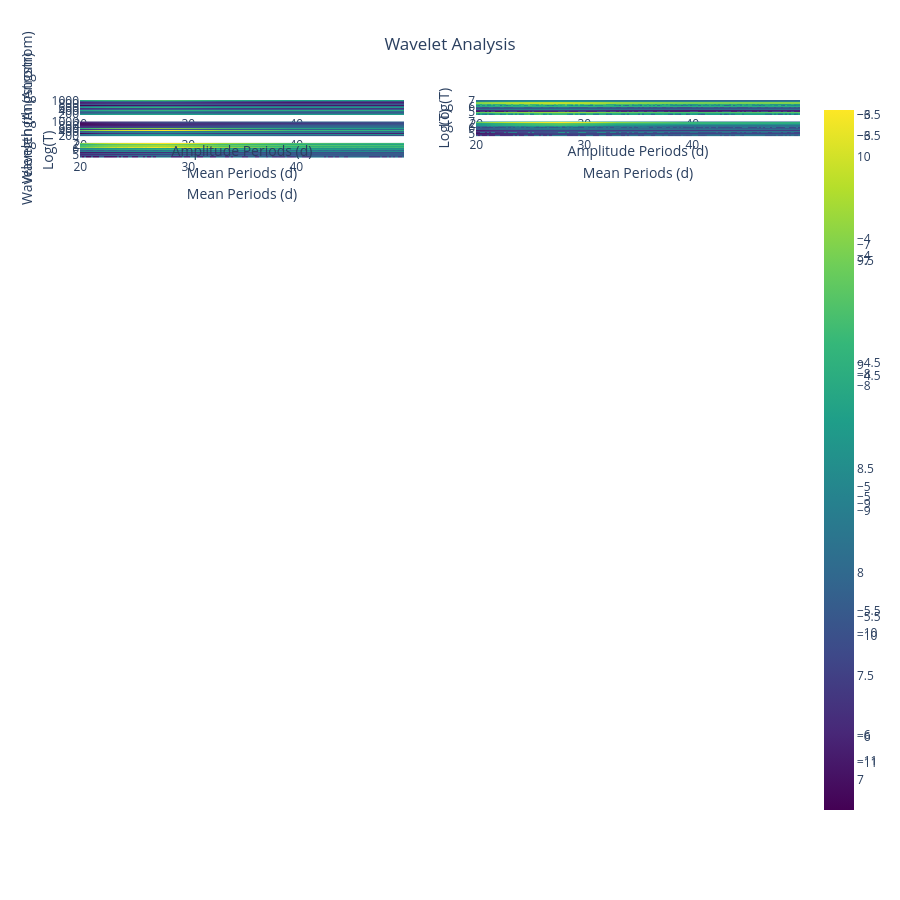

Source (notebook cell):
### Code cell
# This code's colorbar is not identical for each subplot
fig = make_subplots(rows=34, cols=2)#,shared_xaxes='columns', shared_yaxes='columns')
color_scale = 'thermal'


# Add scatter plot   Row 1 Column 1 
x=df.loc[0,'doppler_period']      # uniform spacing
y=df['Accurate Wavelength'].values
z=np.log10(np.vstack(df['amplitude_global_ws'].values))

# Select corresponding elements from x and z using boolean indexing
mask = (20 < x)&(x < 50 )
x = x[mask]
z = z[:,mask]

xi, yi, zi=interpolate_to_uniform_grid(x,y,z,scale_factor_x=1,scale_factor_y=1)

fig.add_trace(
    go.Heatmap(
        z=z, x=x, y=y, colorscale='Viridis'
    ),
    row=1, col=1
)

fig.update_xaxes(title_text="Amplitude Periods (d)", row=1, col=1)
fig.update_yaxes(title_text="Wavelength (Angstrom)", row=1, col=1)

# Add scatter plot   Row 1 Column 2
x=df.loc[0,'doppler_period']
y=df['Temperature'].values
z=np.log10(np.vstack(df['amplitude_global_ws'].values))

# Select corresponding elements from x and z using boolean indexing
mask = (20 < x)&(x < 50 )
x = x[mask]
z = z[:,mask]

xi, yi, zi=interpolate_to_uniform_grid(x,y,z,scale_factor_x=1,scale_factor_y=4)

fig.add_trace(
    go.Heatmap(
            z=zi, x=xi[0], y=yi[:,0], colorscale='Viridis'
    ),
    row=1, col=2
)

fig.update_xaxes(title_text="Amplitude Periods (d)", row=1, col=2)
fig.update_yaxes(title_text="Log(T)", row=1, col=2)




# Add scatter plot    Row   2  Column 1
x=df.loc[0,'doppler_period']
y=df['Accurate Wavelength'].values
z=np.log10(np.vstack(df['mean_global_ws'].values))

# Select corresponding elements from x and z using boolean indexing
mask = (20 < x)&(x < 50 )
x = x[mask]
z = z[:,mask]

xi, yi, zi=interpolate_to_uniform_grid(x,y,z,scale_factor_x=1,scale_factor_y=1)

fig.add_trace(
    go.Heatmap(
            z=zi, x=xi[0], y=yi[:,0], colorscale='Viridis'
    ),
    row=2, col=1
)

fig.update_xaxes(title_text="Mean Periods (d)", row=2, col=1)
fig.update_yaxes(title_text="Wavelength (Angstrom)", row=2, col=1)

# Add scatter plot    Row   2  Column 2
x=df.loc[0,'doppler_period']
y=df['Temperature'].values
z=np.log10(np.vstack(df['mean_global_ws'].values))

# Select corresponding elements from x and z using boolean indexing
mask = (20 < x)&(x < 50 )
x = x[mask]
z = z[:,mask]

xi, yi, zi=interpolate_to_uniform_grid(x,y,z,scale_factor_x=1,scale_factor_y=4)

fig.add_trace(
    go.Heatmap(
                z=zi, x=xi[0], y=yi[:,0], colorscale='Viridis'
    ),
    row=2, col=2
)

fig.update_xaxes(title_text="Mean Periods (d)", row=2, col=2)
fig.update_yaxes(title_text="Log(T)", row=2, col=2)



# Add scatter plot    Row   3  Column 1
x=df.loc[0,'doppler_period']
y=df['Temperature'].values
z=np.log10(np.vstack(df['doppler_global_ws'].values))

# Select corresponding elements from x and z using boolean indexing
mask = (20 < x)&(x < 50 )
x = x[mask]
z = z[:,mask]

xi, yi, zi=interpolate_to_uniform_grid(x,y,z,scale_factor_x=1,scale_factor_y=4)

fig.add_trace(
    go.Heatmap(
                z=zi, x=xi[0], y=yi[:,0], colorscale='Viridis'
    ),
    row=3, col=1
)

fig.update_xaxes(title_text="Mean Periods (d)", row=3, col=1)
fig.update_yaxes(title_text="Log(T)", row=3, col=1)




fig.update_layout(
    title_text="Wavelet Analysis",
    title_x=0.5,
    # autosize=False,
    width=900,
    height=900,
)
# # set x axis lim
# for row in [1,2,3]:
#     for col in [1,2]:
#         fig.update_xaxes(range=[0, 300], row=row, col=col)
# fig.write_html('output\wavelet_explore\\2d\combined_wavelet_power.html')
# fig.show()


# How to sychronize the x and y axis in the subplots, so that when zoom in one plot, the other plot will also zoom in

### Figure 1 — Plotly figure (JSON) as saved in the notebook; plotly's stock layout.template omitted (floating-point values rounded to 4 significant figures; data arrays with more than 128 entries replaced by an {"elided": "..."} marker saying what was removed)
{"data": [{"colorscale": [[0, "#440154"], [0.1111, "#482878"], [0.2222, "#3e4989"], [0.3333, "#31688e"], [0.4444, "#26828e"], [0.5556, "#1f9e89"], [0.6667, "#35b779"], [0.7778, "#6ece58"], [0.8889, "#b5de2b"], [1, "#fde725"]], "type": "heatmap", "x": {"elided": "150 float values"}, "xaxis": "x", "y": [148.4, 150.1, 152.2, 154.3, 171.1, 174.5, 177.2, 180.4, 182.2, 184.5, 186.9, 188.3, 195.1, 211.3, 217.1, 264.8, 272.1, 274.2, 284.2, 296.1, 303.8, 335.4, 356.0, 368.1, 465.2, 499.4, 554.5, 584.3, 609.8, 624.9, 629.7, 765.2, 770.4, 780.4, 790.1, 933.4, 949.7, 972.5, 977.0, 1026.0, 1032.0], "yaxis": "y", "z": {"elided": "41x150 float values"}}, {"colorscale": [[0, "#440154"], [0.1111, "#482878"], [0.2222, "#3e4989"], [0.3333, "#31688e"], [0.4444, "#26828e"], [0.5556, "#1f9e89"], [0.6667, "#35b779"], [0.7778, "#6ece58"], [0.8889, "#b5de2b"], [1, "#fde725"]], "type": "heatmap", "x": {"elided": "150 float values"}, "xaxis": "x2", "y": {"elided": "164 float values"}, "yaxis": "y2", "z": {"elided": "164x150 float values"}}, {"colorscale": [[0, "#440154"], [0.1111, "#482878"], [0.2222, "#3e4989"], [0.3333, "#31688e"], [0.4444, "#26828e"], [0.5556, "#1f9e89"], [0.6667, "#35b779"], [0.7778, "#6ece58"], [0.8889, "#b5de2b"], [1, "#fde725"]], "type": "heatmap", "x": {"elided": "150 float values"}, "xaxis": "x3", "y": [148.4, 170.5, 192.6, 214.6, 236.7, 258.8, 280.9, 303.0, 325.1, 347.2, 369.3, 391.3, 413.4, 435.5, 457.6, 479.7, 501.8, 523.9, 546.0, 568.1, 590.1, 612.2, 634.3, 656.4, 678.5, 700.6, 722.7, 744.8, 766.9, 788.9, 811.0, 833.1, 855.2, 877.3, 899.4, 921.5, 943.6, 965.6, 987.7, 1010.0, 1032.0], "yaxis": "y3", "z": {"elided": "41x150 float values"}}, {"colorscale": [[0, "#440154"], [0.1111, "#482878"], [0.2222, "#3e4989"], [0.3333, "#31688e"], [0.4444, "#26828e"], [0.5556, "#1f9e89"], [0.6667, "#35b779"], [0.7778, "#6ece58"], [0.8889, "#b5de2b"], [1, "#fde725"]], "type": "heatmap", "x": {"elided": "150 float values"}, "xaxis": "x4", "y": {"elided": "164 float values"}, "yaxis": "y4", "z": {"elided": "164x150 float values"}}, {"colorscale": [[0, "#440154"], [0.1111, "#482878"], [0.2222, "#3e4989"], [0.3333, "#31688e"], [0.4444, "#26828e"], [0.5556, "#1f9e89"], [0.6667, "#35b779"], [0.7778, "#6ece58"], [0.8889, "#b5de2b"], [1, "#fde725"]], "type": "heatmap", "x": {"elided": "150 float values"}, "xaxis": "x5", "y": {"elided": "164 float values"}, "yaxis": "y5", "z": {"elided": "164x150 float values"}}], "layout": {"height": 900, "title": {"text": "Wavelet Analysis", "x": 0.5}, "width": 900, "xaxis": {"anchor": "y", "domain": [0, 0.45], "title": {"text": "Amplitude Periods (d)"}}, "xaxis10": {"anchor": "y10", "domain": [0.55, 1]}, "xaxis11": {"anchor": "y11", "domain": [0, 0.45]}, "xaxis12": {"anchor": "y12", "domain": [0.55, 1]}, "xaxis13": {"anchor": "y13", "domain": [0, 0.45]}, "xaxis14": {"anchor": "y14", "domain": [0.55, 1]}, "xaxis15": {"anchor": "y15", "domain": [0, 0.45]}, "xaxis16": {"anchor": "y16", "domain": [0.55, 1]}, "xaxis17": {"anchor": "y17", "domain": [0, 0.45]}, "xaxis18": {"anchor": "y18", "domain": [0.55, 1]}, "xaxis19": {"anchor": "y19", "domain": [0, 0.45]}, "xaxis2": {"anchor": "y2", "domain": [0.55, 1], "title": {"text": "Amplitude Periods (d)"}}, "xaxis20": {"anchor": "y20", "domain": [0.55, 1]}, "xaxis21": {"anchor": "y21", "domain": [0, 0.45]}, "xaxis22": {"anchor": "y22", "domain": [0.55, 1]}, "xaxis23": {"anchor": "y23", "domain": [0, 0.45]}, "xaxis24": {"anchor": "y24", "domain": [0.55, 1]}, "xaxis25": {"anchor": "y25", "domain": [0, 0.45]}, "xaxis26": {"anchor": "y26", "domain": [0.55, 1]}, "xaxis27": {"anchor": "y27", "domain": [0, 0.45]}, "xaxis28": {"anchor": "y28", "domain": [0.55, 1]}, "xaxis29": {"anchor": "y29", "domain": [0, 0.45]}, "xaxis3": {"anchor": "y3", "domain": [0, 0.45], "title": {"text": "Mean Periods (d)"}}, "xaxis30": {"anchor": "y30", "domain": [0.55, 1]}, "xaxis31": {"anchor": "y31", "domain": [0, 0.45]}, "xaxis32": {"anchor": "y32", "domain": [0.55, 1]}, "xaxis33": {"anchor": "y33", "domain": [0, 0.45]}, "xaxis34": {"anchor": "y34", "domain": [0.55, 1]}, "xaxis35": {"anchor": "y35", "domain": [0, 0.45]}, "xaxis36": {"anchor": "y36", "domain": [0.55, 1]}, "xaxis37": {"anchor": "y37", "domain": [0, 0.45]}, "xaxis38": {"anchor": "y38", "domain": [0.55, 1]}, "xaxis39": {"anchor": "y39", "domain": [0, 0.45]}, "xaxis4": {"anchor": "y4", "domain": [0.55, 1], "title": {"text": "Mean Periods (d)"}}, "xaxis40": {"anchor": "y40", "domain": [0.55, 1]}, "xaxis41": {"anchor": "y41", "domain": [0, 0.45]}, "xaxis42": {"anchor": "y42", "domain": [0.55, 1]}, "xaxis43": {"anchor": "y43", "domain": [0, 0.45]}, "xaxis44": {"anchor": "y44", "domain": [0.55, 1]}, "xaxis45": {"anchor": "y45", "domain": [0, 0.45]}, "xaxis46": {"anchor": "y46", "domain": [0.55, 1]}, "xaxis47": {"anchor": "y47", "domain": [0, 0.45]}, "xaxis48": {"anchor": "y48", "domain": [0.55, 1]}, "xaxis49": {"anchor": "y49", "domain": [0, 0.45]}, "xaxis5": {"anchor": "y5", "domain": [0, 0.45], "title": {"text": "Mean Periods (d)"}}, "xaxis50": {"anchor": "y50", "domain": [0.55, 1]}, "xaxis51": {"anchor": "y51", "domain": [0, 0.45]}, "xaxis52": {"anchor": "y52", "domain": [0.55, 1]}, "xaxis53": {"anchor": "y53", "domain": [0, 0.45]}, "xaxis54": {"anchor": "y54", "domain": [0.55, 1]}, "xaxis55": {"anchor": "y55", "domain": [0, 0.45]}, "xaxis56": {"anchor": "y56", "domain": [0.55, 1]}, "xaxis57": {"anchor": "y57", "domain": [0, 0.45]}, "xaxis58": {"anchor": "y58", "domain": [0.55, 1]}, "xaxis59": {"anchor": "y59", "domain": [0, 0.45]}, "xaxis6": {"anchor": "y6", "domain": [0.55, 1]}, "xaxis60": {"anchor": "y60", "domain": [0.55, 1]}, "xaxis61": {"anchor": "y61", "domain": [0, 0.45]}, "xaxis62": {"anchor": "y62", "domain": [0.55, 1]}, "xaxis63": {"anchor": "y63", "domain": [0, 0.45]}, "xaxis64": {"anchor": "y64", "domain": [0.55, 1]}, "xaxis65": {"anchor": "y65", "domain": [0, 0.45]}, "xaxis66": {"anchor": "y66", "domain": [0.55, 1]}, "xaxis67": {"anchor": "y67", "domain": [0, 0.45]}, "xaxis68": {"anchor": "y68", "domain": [0.55, 1]}, "xaxis7": {"anchor": "y7", "domain": [0, 0.45]}, "xaxis8": {"anchor": "y8", "domain": [0.55, 1]}, "xaxis9": {"anchor": "y9", "domain": [0, 0.45]}, "yaxis": {"anchor": "x", "domain": [0.9792, 1.0], "title": {"text": "Wavelength (Angstrom)"}}, "yaxis10": {"anchor": "x10", "domain": [0.8605, 0.8813]}, "yaxis11": {"anchor": "x11", "domain": [0.8308, 0.8516]}, "yaxis12": {"anchor": "x12", "domain": [0.8308, 0.8516]}, "yaxis13": {"anchor": "x13", "domain": [0.8011, 0.822]}, "yaxis14": {"anchor": "x14", "domain": [0.8011, 0.822]}, "yaxis15": {"anchor": "x15", "domain": [0.7715, 0.7923]}, "yaxis16": {"anchor": "x16", "domain": [0.7715, 0.7923]}, "yaxis17": {"anchor": "x17", "domain": [0.7418, 0.7626]}, "yaxis18": {"anchor": "x18", "domain": [0.7418, 0.7626]}, "yaxis19": {"anchor": "x19", "domain": [0.7121, 0.733]}, "yaxis2": {"anchor": "x2", "domain": [0.9792, 1.0], "title": {"text": "Log(T)"}}, "yaxis20": {"anchor": "x20", "domain": [0.7121, 0.733]}, "yaxis21": {"anchor": "x21", "domain": [0.6824, 0.7033]}, "yaxis22": {"anchor": "x22", "domain": [0.6824, 0.7033]}, "yaxis23": {"anchor": "x23", "domain": [0.6528, 0.6736]}, "yaxis24": {"anchor": "x24", "domain": [0.6528, 0.6736]}, "yaxis25": {"anchor": "x25", "domain": [0.6231, 0.6439]}, "yaxis26": {"anchor": "x26", "domain": [0.6231, 0.6439]}, "yaxis27": {"anchor": "x27", "domain": [0.5934, 0.6143]}, "yaxis28": {"anchor": "x28", "domain": [0.5934, 0.6143]}, "yaxis29": {"anchor": "x29", "domain": [0.5638, 0.5846]}, "yaxis3": {"anchor": "x3", "domain": [0.9495, 0.9703], "title": {"text": "Wavelength (Angstrom)"}}, "yaxis30": {"anchor": "x30", "domain": [0.5638, 0.5846]}, "yaxis31": {"anchor": "x31", "domain": [0.5341, 0.5549]}, "yaxis32": {"anchor": "x32", "domain": [0.5341, 0.5549]}, "yaxis33": {"anchor": "x33", "domain": [0.5044, 0.5253]}, "yaxis34": {"anchor": "x34", "domain": [0.5044, 0.5253]}, "yaxis35": {"anchor": "x35", "domain": [0.4747, 0.4956]}, "yaxis36": {"anchor": "x36", "domain": [0.4747, 0.4956]}, "yaxis37": {"anchor": "x37", "domain": [0.4451, 0.4659]}, "yaxis38": {"anchor": "x38", "domain": [0.4451, 0.4659]}, "yaxis39": {"anchor": "x39", "domain": [0.4154, 0.4362]}, "yaxis4": {"anchor": "x4", "domain": [0.9495, 0.9703], "title": {"text": "Log(T)"}}, "yaxis40": {"anchor": "x40", "domain": [0.4154, 0.4362]}, "yaxis41": {"anchor": "x41", "domain": [0.3857, 0.4066]}, "yaxis42": {"anchor": "x42", "domain": [0.3857, 0.4066]}, "yaxis43": {"anchor": "x43", "domain": [0.3561, 0.3769]}, "yaxis44": {"anchor": "x44", "domain": [0.3561, 0.3769]}, "yaxis45": {"anchor": "x45", "domain": [0.3264, 0.3472]}, "yaxis46": {"anchor": "x46", "domain": [0.3264, 0.3472]}, "yaxis47": {"anchor": "x47", "domain": [0.2967, 0.3176]}, "yaxis48": {"anchor": "x48", "domain": [0.2967, 0.3176]}, "yaxis49": {"anchor": "x49", "domain": [0.267, 0.2879]}, "yaxis5": {"anchor": "x5", "domain": [0.9198, 0.9407], "title": {"text": "Log(T)"}}, "yaxis50": {"anchor": "x50", "domain": [0.267, 0.2879]}, "yaxis51": {"anchor": "x51", "domain": [0.2374, 0.2582]}, "yaxis52": {"anchor": "x52", "domain": [0.2374, 0.2582]}, "yaxis53": {"anchor": "x53", "domain": [0.2077, 0.2285]}, "yaxis54": {"anchor": "x54", "domain": [0.2077, 0.2285]}, "yaxis55": {"anchor": "x55", "domain": [0.178, 0.1989]}, "yaxis56": {"anchor": "x56", "domain": [0.178, 0.1989]}, "yaxis57": {"anchor": "x57", "domain": [0.1484, 0.1692]}, "yaxis58": {"anchor": "x58", "domain": [0.1484, 0.1692]}, "yaxis59": {"anchor": "x59", "domain": [0.1187, 0.1395]}, "yaxis6": {"anchor": "x6", "domain": [0.9198, 0.9407]}, "yaxis60": {"anchor": "x60", "domain": [0.1187, 0.1395]}, "yaxis61": {"anchor": "x61", "domain": [0.08901, 0.1099]}, "yaxis62": {"anchor": "x62", "domain": [0.08901, 0.1099]}, "yaxis63": {"anchor": "x63", "domain": [0.05934, 0.08019]}, "yaxis64": {"anchor": "x64", "domain": [0.05934, 0.08019]}, "yaxis65": {"anchor": "x65", "domain": [0.02967, 0.05052]}, "yaxis66": {"anchor": "x66", "domain": [0.02967, 0.05052]}, "yaxis67": {"anchor": "x67", "domain": [0, 0.02085]}, "yaxis68": {"anchor": "x68", "domain": [0, 0.02085]}, "yaxis7": {"anchor": "x7", "domain": [0.8901, 0.911]}, "yaxis8": {"anchor": "x8", "domain": [0.8901, 0.911]}, "yaxis9": {"anchor": "x9", "domain": [0.8605, 0.8813]}}}
